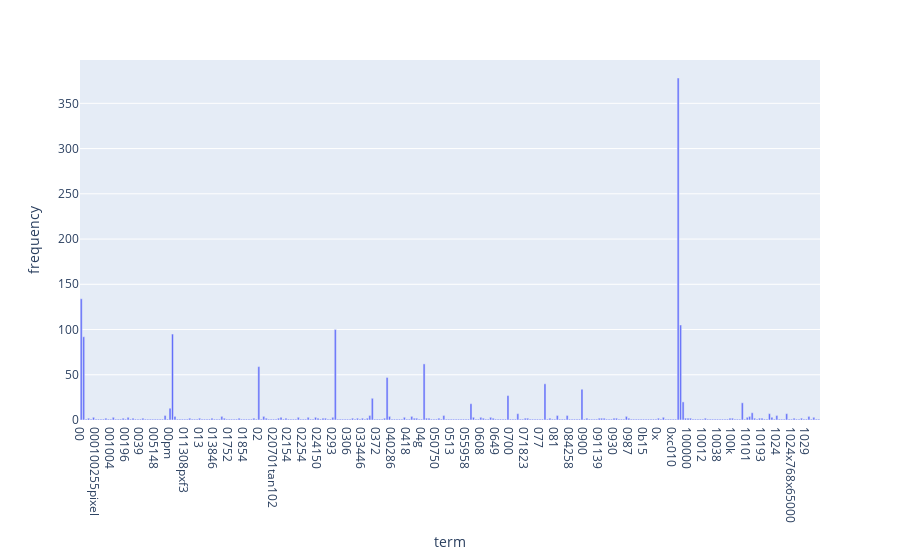

Write notebook code for a chart like this one.
### Markdown cell above
### >>> **Exercise 12 (take home):**
If you want a nicer interactive visualization here, I would encourage you try to install and use plotly to achieve this.

### Code cell
# Answer here
import plotly.express as px

df = pd.DataFrame()
df['term'] = count_vect.get_feature_names_out()[:300]
df['frequency'] = term_frequencies[:300]

fig = px.bar(df, x='term', y='frequency')

fig.show()

### Figure 1 — Plotly figure (JSON) as saved in the notebook; plotly's stock layout.template omitted (floating-point values rounded to 4 significant figures; data arrays with more than 128 entries replaced by an {"elided": "..."} marker saying what was removed)
{"data": [{"alignmentgroup": "True", "hovertemplate": "term=%{x}<br>frequency=%{y}<extra></extra>", "legendgroup": "", "marker": {"color": "#636efa", "pattern": {"shape": ""}}, "name": "", "offsetgroup": "", "orientation": "v", "showlegend": false, "textposition": "auto", "type": "bar", "x": {"elided": "300 str values"}, "xaxis": "x", "y": {"elided": "300 int values"}, "yaxis": "y"}], "layout": {"autosize": true, "barmode": "relative", "legend": {"tracegroupgap": 0}, "margin": {"t": 60}, "xaxis": {"anchor": "y", "autorange": true, "domain": [0, 1], "range": [-0.5, 299.5], "title": {"text": "term"}, "type": "category"}, "yaxis": {"anchor": "x", "autorange": true, "domain": [0, 1], "range": [0, 397.9], "title": {"text": "frequency"}, "type": "linear"}}}
